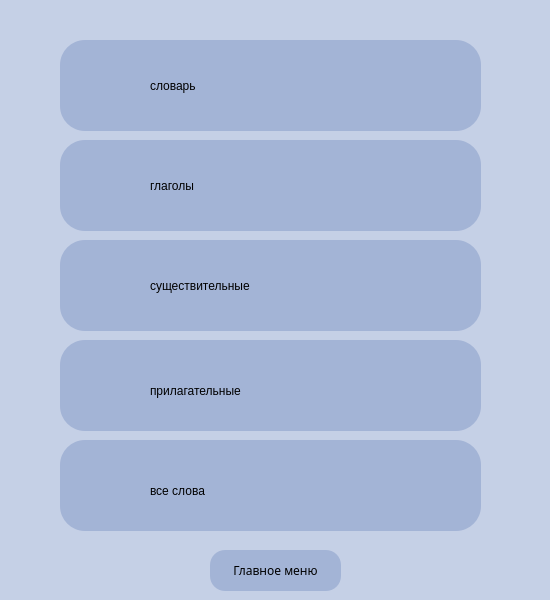
<?xml version="1.0" encoding="UTF-8"?>
<ui version="4.0">
 <class>Form</class>
 <widget class="QWidget" name="Form">
  <property name="geometry">
   <rect>
    <x>0</x>
    <y>0</y>
    <width>550</width>
    <height>600</height>
   </rect>
  </property>
  <property name="windowTitle">
   <string>Form</string>
  </property>
  <property name="styleSheet">
   <string notr="true">background: rgb(197,208,230);</string>
  </property>
  <widget class="QFrame" name="frame">
   <property name="geometry">
    <rect>
     <x>60</x>
     <y>40</y>
     <width>421</width>
     <height>91</height>
    </rect>
   </property>
   <property name="styleSheet">
    <string notr="true">background-color: #a3b4d6;
border-radius: 25;
</string>
   </property>
   <property name="frameShape">
    <enum>QFrame::StyledPanel</enum>
   </property>
   <property name="frameShadow">
    <enum>QFrame::Raised</enum>
   </property>
   <widget class="QLabel" name="label_5">
    <property name="geometry">
     <rect>
      <x>90</x>
      <y>30</y>
      <width>81</width>
      <height>31</height>
     </rect>
    </property>
    <property name="styleSheet">
     <string notr="true">font: 13pt &quot;Yu Gothic UI Semilight&quot;;</string>
    </property>
    <property name="text">
     <string>словарь</string>
    </property>
   </widget>
   <widget class="QPushButton" name="pushButton_2">
    <property name="geometry">
     <rect>
      <x>20</x>
      <y>20</y>
      <width>61</width>
      <height>61</height>
     </rect>
    </property>
    <property name="text">
     <string/>
    </property>
    <property name="icon">
     <iconset>
      <normaloff>../not_delete/icon_dict.png</normaloff>../not_delete/icon_dict.png</iconset>
    </property>
    <property name="iconSize">
     <size>
      <width>50</width>
      <height>50</height>
     </size>
    </property>
   </widget>
   <widget class="QLabel" name="label_my_dict">
    <property name="geometry">
     <rect>
      <x>310</x>
      <y>30</y>
      <width>71</width>
      <height>31</height>
     </rect>
    </property>
    <property name="styleSheet">
     <string notr="true">font: 15pt &quot;Yu Gothic UI Semilight&quot;;</string>
    </property>
    <property name="text">
     <string/>
    </property>
   </widget>
  </widget>
  <widget class="QFrame" name="frame_2">
   <property name="geometry">
    <rect>
     <x>60</x>
     <y>140</y>
     <width>421</width>
     <height>91</height>
    </rect>
   </property>
   <property name="styleSheet">
    <string notr="true">background-color: #a3b4d6;
border-radius: 25;
</string>
   </property>
   <property name="frameShape">
    <enum>QFrame::StyledPanel</enum>
   </property>
   <property name="frameShadow">
    <enum>QFrame::Raised</enum>
   </property>
   <widget class="QPushButton" name="pushButton">
    <property name="geometry">
     <rect>
      <x>20</x>
      <y>20</y>
      <width>61</width>
      <height>61</height>
     </rect>
    </property>
    <property name="text">
     <string/>
    </property>
    <property name="icon">
     <iconset>
      <normaloff>../not_delete/icon_verbs.png</normaloff>../not_delete/icon_verbs.png</iconset>
    </property>
    <property name="iconSize">
     <size>
      <width>50</width>
      <height>50</height>
     </size>
    </property>
   </widget>
   <widget class="QLabel" name="label">
    <property name="geometry">
     <rect>
      <x>90</x>
      <y>30</y>
      <width>91</width>
      <height>31</height>
     </rect>
    </property>
    <property name="styleSheet">
     <string notr="true">font: 13pt &quot;Yu Gothic UI Semilight&quot;;</string>
    </property>
    <property name="text">
     <string>глаголы</string>
    </property>
   </widget>
   <widget class="QLabel" name="label_verbs">
    <property name="geometry">
     <rect>
      <x>310</x>
      <y>30</y>
      <width>71</width>
      <height>31</height>
     </rect>
    </property>
    <property name="styleSheet">
     <string notr="true">font: 15pt &quot;Yu Gothic UI Semilight&quot;;</string>
    </property>
    <property name="text">
     <string/>
    </property>
   </widget>
  </widget>
  <widget class="QFrame" name="frame_3">
   <property name="geometry">
    <rect>
     <x>60</x>
     <y>240</y>
     <width>421</width>
     <height>91</height>
    </rect>
   </property>
   <property name="styleSheet">
    <string notr="true">background-color: #a3b4d6;
border-radius: 25;
</string>
   </property>
   <property name="frameShape">
    <enum>QFrame::StyledPanel</enum>
   </property>
   <property name="frameShadow">
    <enum>QFrame::Raised</enum>
   </property>
   <widget class="QPushButton" name="pushButton_3">
    <property name="geometry">
     <rect>
      <x>20</x>
      <y>10</y>
      <width>61</width>
      <height>61</height>
     </rect>
    </property>
    <property name="text">
     <string/>
    </property>
    <property name="icon">
     <iconset>
      <normaloff>../not_delete/icon_nouns.png</normaloff>../not_delete/icon_nouns.png</iconset>
    </property>
    <property name="iconSize">
     <size>
      <width>50</width>
      <height>50</height>
     </size>
    </property>
   </widget>
   <widget class="QLabel" name="label_2">
    <property name="geometry">
     <rect>
      <x>90</x>
      <y>30</y>
      <width>171</width>
      <height>31</height>
     </rect>
    </property>
    <property name="styleSheet">
     <string notr="true">font: 13pt &quot;Yu Gothic UI Semilight&quot;;</string>
    </property>
    <property name="text">
     <string>существительные</string>
    </property>
   </widget>
   <widget class="QLabel" name="label_nouns">
    <property name="geometry">
     <rect>
      <x>310</x>
      <y>30</y>
      <width>71</width>
      <height>31</height>
     </rect>
    </property>
    <property name="styleSheet">
     <string notr="true">font: 15pt &quot;Yu Gothic UI Semilight&quot;;</string>
    </property>
    <property name="text">
     <string/>
    </property>
   </widget>
  </widget>
  <widget class="QFrame" name="frame_4">
   <property name="geometry">
    <rect>
     <x>60</x>
     <y>340</y>
     <width>421</width>
     <height>91</height>
    </rect>
   </property>
   <property name="styleSheet">
    <string notr="true">background-color: #a3b4d6;
border-radius: 25;
</string>
   </property>
   <property name="frameShape">
    <enum>QFrame::StyledPanel</enum>
   </property>
   <property name="frameShadow">
    <enum>QFrame::Raised</enum>
   </property>
   <widget class="QLabel" name="label_3">
    <property name="geometry">
     <rect>
      <x>90</x>
      <y>30</y>
      <width>181</width>
      <height>41</height>
     </rect>
    </property>
    <property name="styleSheet">
     <string notr="true">font: 13pt &quot;Yu Gothic UI Semilight&quot;;</string>
    </property>
    <property name="text">
     <string>прилагательные</string>
    </property>
   </widget>
   <widget class="QPushButton" name="pushButton_4">
    <property name="geometry">
     <rect>
      <x>20</x>
      <y>20</y>
      <width>61</width>
      <height>61</height>
     </rect>
    </property>
    <property name="text">
     <string/>
    </property>
    <property name="icon">
     <iconset>
      <normaloff>../not_delete/icon_adject.png</normaloff>../not_delete/icon_adject.png</iconset>
    </property>
    <property name="iconSize">
     <size>
      <width>50</width>
      <height>50</height>
     </size>
    </property>
   </widget>
   <widget class="QLabel" name="label_adjectives">
    <property name="geometry">
     <rect>
      <x>310</x>
      <y>30</y>
      <width>71</width>
      <height>31</height>
     </rect>
    </property>
    <property name="styleSheet">
     <string notr="true">font: 15pt &quot;Yu Gothic UI Semilight&quot;;</string>
    </property>
    <property name="text">
     <string/>
    </property>
   </widget>
  </widget>
  <widget class="QFrame" name="frame_5">
   <property name="geometry">
    <rect>
     <x>60</x>
     <y>440</y>
     <width>421</width>
     <height>91</height>
    </rect>
   </property>
   <property name="styleSheet">
    <string notr="true">background-color: #a3b4d6;
border-radius: 25;
</string>
   </property>
   <property name="frameShape">
    <enum>QFrame::StyledPanel</enum>
   </property>
   <property name="frameShadow">
    <enum>QFrame::Raised</enum>
   </property>
   <widget class="QLabel" name="label_4">
    <property name="geometry">
     <rect>
      <x>90</x>
      <y>40</y>
      <width>101</width>
      <height>21</height>
     </rect>
    </property>
    <property name="styleSheet">
     <string notr="true">font: 13pt &quot;Yu Gothic UI Semilight&quot;;</string>
    </property>
    <property name="text">
     <string>все слова</string>
    </property>
   </widget>
   <widget class="QPushButton" name="pushButton_5">
    <property name="geometry">
     <rect>
      <x>20</x>
      <y>20</y>
      <width>61</width>
      <height>61</height>
     </rect>
    </property>
    <property name="text">
     <string/>
    </property>
    <property name="icon">
     <iconset>
      <normaloff>../not_delete/icon_all.png</normaloff>../not_delete/icon_all.png</iconset>
    </property>
    <property name="iconSize">
     <size>
      <width>50</width>
      <height>50</height>
     </size>
    </property>
   </widget>
   <widget class="QLabel" name="label_all">
    <property name="geometry">
     <rect>
      <x>310</x>
      <y>30</y>
      <width>71</width>
      <height>31</height>
     </rect>
    </property>
    <property name="styleSheet">
     <string notr="true">font: 15pt &quot;Yu Gothic UI Semilight&quot;;</string>
    </property>
    <property name="text">
     <string/>
    </property>
   </widget>
  </widget>
  <widget class="QPushButton" name="but_to_menu">
   <property name="geometry">
    <rect>
     <x>210</x>
     <y>550</y>
     <width>131</width>
     <height>41</height>
    </rect>
   </property>
   <property name="font">
    <font>
     <family>Yu Gothic UI Semilight</family>
     <pointsize>9</pointsize>
     <weight>50</weight>
     <italic>false</italic>
     <bold>false</bold>
    </font>
   </property>
   <property name="styleSheet">
    <string notr="true">border-radius:15;
background-color: #a3b4d6;
font: 9pt &quot;Yu Gothic UI Semilight&quot;;
</string>
   </property>
   <property name="text">
    <string>Главное меню</string>
   </property>
  </widget>
 </widget>
 <resources/>
 <connections/>
</ui>
